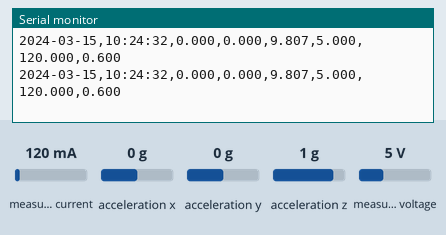
Recording of a sketch running on a simulated ESP32. Shown: the last lines printed to the serial monitor. The inputs (shaded band) are chosen by the test bench; at power-on: measured current 120 mA, acceleration x 0 g, acceleration y 0 g, acceleration z 1 g, measured voltage 5 V. The local clock reads 2024-03-15 10:24:30 at power-on unless the sketch sets it.

Above: at 2.2 s.
2.3 s: measured current set to 40 mA
At 3.4 s:
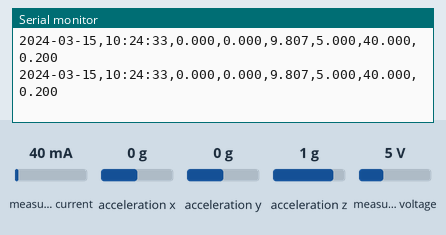
3.8 s: acceleration x set to -1.4 g
At 4.5 s:
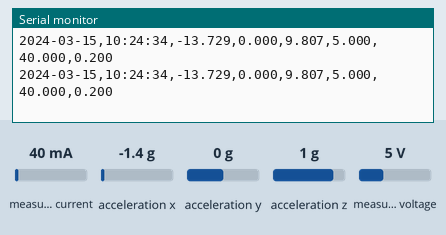
5.3 s: acceleration y set to -1.4 g
At 6.3 s:
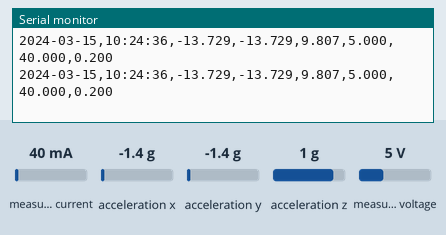
6.8 s: acceleration z set to -1.4 g
At 7.9 s:
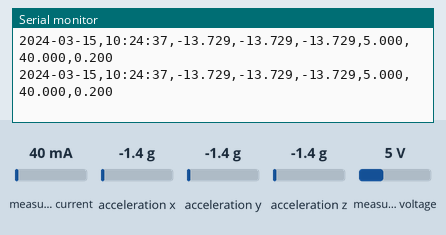
8.3 s: measured voltage set to 0.3 V
At 9.2 s:
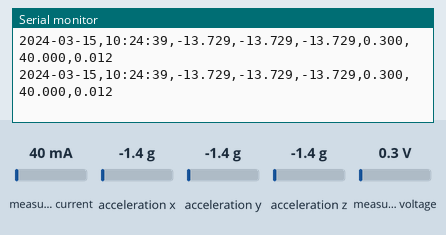
Timing chart, 0 to 10.8 s (numbered marks = the images above; inputs shaded):
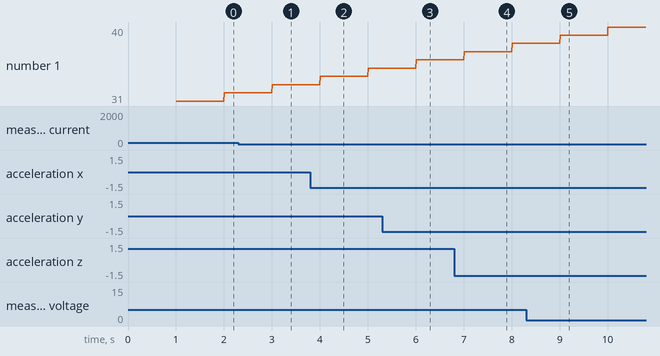

The sketch:

industrial_monitoring.ino
```cpp
#include <Wire.h>

#include <Adafruit_Sensor.h>
#include <Adafruit_ADXL345_U.h>
#include <Adafruit_INA219.h>
#include <RTClib.h>


// ============================================================
// SENSOR OBJECTS
// ============================================================

Adafruit_ADXL345_Unified accel =
    Adafruit_ADXL345_Unified(12345);

Adafruit_INA219 ina219;

RTC_DS3231 rtc;


// ============================================================
// SAMPLING
// ============================================================

unsigned long lastSample = 0;

const unsigned long SAMPLE_INTERVAL = 10;   // 10 ms = 100 Hz


// ============================================================
// SETUP
// ============================================================

void setup()
{
    Serial.begin(115200);

    delay(1000);

    // ESP32 I2C
    Wire.begin(21, 22);


    // ========================================================
    // ADXL345
    // ========================================================

    if (!accel.begin())
    {
        Serial.println("ERROR,ADXL345");
        while (1);
    }

    accel.setRange(ADXL345_RANGE_4_G);

    accel.setDataRate(
        ADXL345_DATARATE_100_HZ
    );


    // ========================================================
    // INA219
    // ========================================================

    if (!ina219.begin())
    {
        Serial.println("ERROR,INA219");
        while (1);
    }


    // ========================================================
    // DS3231
    // ========================================================

    if (!rtc.begin())
    {
        Serial.println("ERROR,DS3231");
        while (1);
    }


    // --------------------------------------------------------
    // RTC WARNING
    // --------------------------------------------------------

    if (rtc.lostPower())
    {
        Serial.println(
            "WARNING,RTC_CLOCK_LOST_POWER"
        );
    }


    // ========================================================
    // CSV HEADER
    // ========================================================

    Serial.println(
        "date,time,x,y,z,voltage,current,power"
    );


    Serial.println(
        "ESP32_READY"
    );
}


// ============================================================
// LOOP
// ============================================================

void loop()
{
    unsigned long currentMillis = millis();


    if (currentMillis - lastSample >= SAMPLE_INTERVAL)
    {
        lastSample += SAMPLE_INTERVAL;

        readSensors();
    }
}


// ============================================================
// READ ALL SENSORS
// ============================================================

void readSensors()
{
    // ========================================================
    // ADXL345
    // ========================================================

    sensors_event_t event;

    accel.getEvent(&event);

    float x = event.acceleration.x;
    float y = event.acceleration.y;
    float z = event.acceleration.z;


    // ========================================================
    // INA219
    // ========================================================

    float voltage =
        ina219.getBusVoltage_V();

    float current =
        ina219.getCurrent_mA();

    float power =
        ina219.getPower_mW() / 1000.0;


    // ========================================================
    // DS3231
    // ========================================================

    DateTime now = rtc.now();


    // ========================================================
    // DATE
    // ========================================================

    Serial.print(now.year());
    Serial.print("-");

    if (now.month() < 10)
        Serial.print("0");

    Serial.print(now.month());
    Serial.print("-");

    if (now.day() < 10)
        Serial.print("0");

    Serial.print(now.day());

    Serial.print(",");


    // ========================================================
    // TIME
    // ========================================================

    if (now.hour() < 10)
        Serial.print("0");

    Serial.print(now.hour());

    Serial.print(":");

    if (now.minute() < 10)
        Serial.print("0");

    Serial.print(now.minute());

    Serial.print(":");

    if (now.second() < 10)
        Serial.print("0");

    Serial.print(now.second());

    Serial.print(",");


    // ========================================================
    // ACCELERATION
    // ========================================================

    Serial.print(x, 3);
    Serial.print(",");

    Serial.print(y, 3);
    Serial.print(",");

    Serial.print(z, 3);
    Serial.print(",");


    // ========================================================
    // ELECTRICAL
    // ========================================================

    Serial.print(voltage, 3);
    Serial.print(",");

    Serial.print(current, 3);
    Serial.print(",");

    Serial.println(power, 3);
}

/*

RTC_DS3231 rtc;

void setup()
{
    Serial.begin(115200);
    delay(1000);

    Wire.begin(21, 22);

    if (!rtc.begin())
    {
        Serial.println("ERROR,DS3231");
        while (1);
    }

    // ONE-TIME RTC SET
    rtc.adjust(DateTime(2026, 10, 6, 17, 6 , 0));

    Serial.println("RTC TIME SET");

    DateTime now = rtc.now();

    Serial.print("RTC: ");
    Serial.print(now.year());
    Serial.print("-");
    Serial.print(now.month());
    Serial.print("-");
    Serial.print(now.day());
    Serial.print(" ");

    Serial.print(now.hour());
    Serial.print(":");

    if (now.minute() < 10)
        Serial.print("0");

    Serial.print(now.minute());
    Serial.print(":");

    if (now.second() < 10)
        Serial.print("0");

    Serial.println(now.second());
}

void loop()
{
}
*/
```

Measured:
- after the input at 2.3 s, the serial monitor: prints a new line at once (image 1)
- after the input at 3.8 s, the serial monitor: prints a new line at once (image 2)
- after the input at 5.3 s, the serial monitor: prints a new line at once (image 3)
- after the input at 6.8 s, the serial monitor: prints a new line at once (image 4)
- after the input at 8.3 s, the serial monitor: prints a new line at once (image 5)
